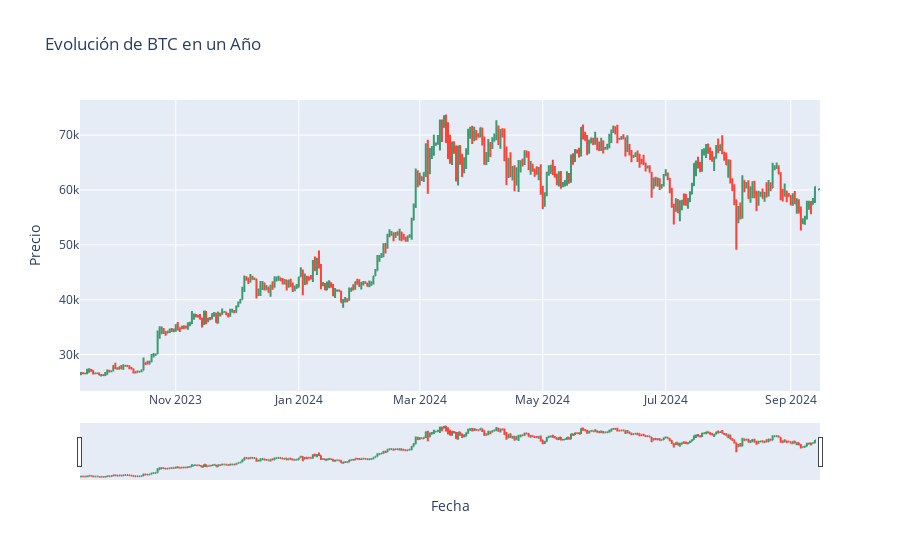
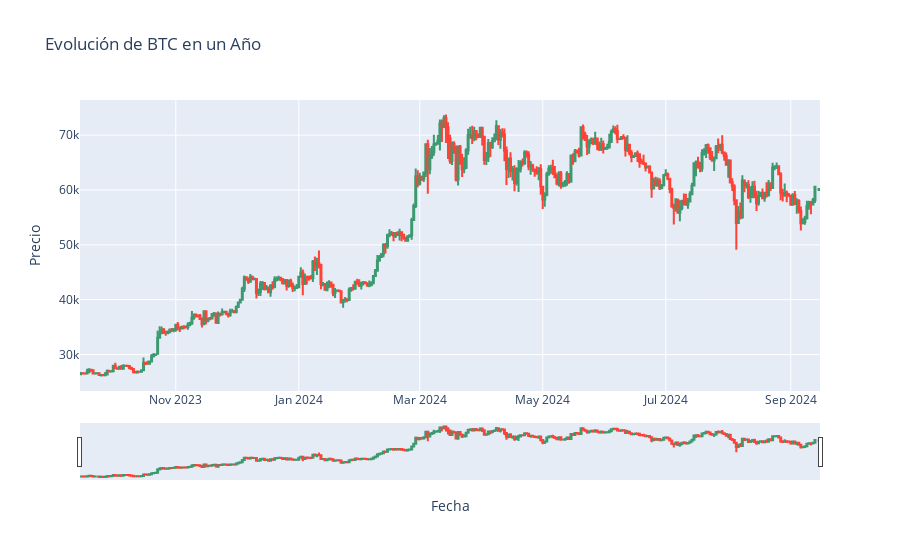

The code cell stored with these charts, in order, in its notebook:
### Markdown cell above
![Gráfico](img/actividad.png)

### Code cell
# Gráficos financieros
import plotly.graph_objs as go

df_btc = yf.Ticker('BTC-USD').history(period='1Y')
df_eth = yf.Ticker('ETH-USD').history(period='1Y')

# OHLC (Open,High,Low,Close)
fig6 = go.Figure( data = go.Ohlc( x = df_btc.index,
                                 open = df_btc['Open'],
                                 high = df_btc['High'],
                                 low = df_btc['Low'],
                                 close = df_btc['Close']))

fig6.update_layout(title="Evolución de BTC en un Año",xaxis_title="Fecha",yaxis_title="Precio")

# Candlestick (velas japonesas)
fig7 = go.Figure( data = go.Candlestick( x = df_btc.index,
                                 open = df_btc['Open'],
                                 high = df_btc['High'],
                                 low = df_btc['Low'],
                                 close = df_btc['Close']))

fig7.update_layout(title="Evolución de BTC en un Año",xaxis_title="Fecha",yaxis_title="Precio")


fig7.update_yaxes( fixedrange = False,rangemode = 'nonnegative')
fig6.update_yaxes( fixedrange = False,rangemode = 'nonnegative')

fig6.show()
fig7.show()

### Figure 1 — Plotly figure (JSON) as saved in the notebook; plotly's stock layout.template omitted (floating-point values rounded to 4 significant figures; data arrays with more than 128 entries replaced by an {"elided": "..."} marker saying what was removed)
{"data": [{"close": {"elided": "366 float values"}, "high": {"elided": "366 float values"}, "low": {"elided": "366 float values"}, "open": {"elided": "366 float values"}, "type": "ohlc", "x": {"elided": "366 str values"}}], "layout": {"title": {"text": "Evolución de BTC en un Año"}, "xaxis": {"title": {"text": "Fecha"}}, "yaxis": {"fixedrange": false, "rangemode": "nonnegative", "title": {"text": "Precio"}}}}

### Figure 2 — Plotly figure (JSON) as saved in the notebook; plotly's stock layout.template omitted (floating-point values rounded to 4 significant figures; data arrays with more than 128 entries replaced by an {"elided": "..."} marker saying what was removed)
{"data": [{"close": {"elided": "366 float values"}, "high": {"elided": "366 float values"}, "low": {"elided": "366 float values"}, "open": {"elided": "366 float values"}, "type": "candlestick", "x": {"elided": "366 str values"}}], "layout": {"title": {"text": "Evolución de BTC en un Año"}, "xaxis": {"title": {"text": "Fecha"}}, "yaxis": {"fixedrange": false, "rangemode": "nonnegative", "title": {"text": "Precio"}}}}
